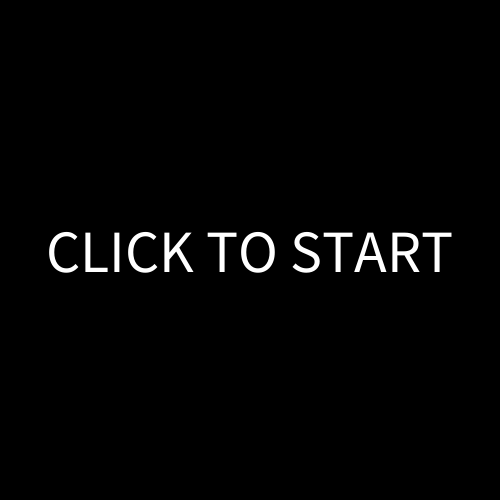
Frame 1 (no input)
Frame 60 (the mouse pressed at the canvas centre just before this capture): identical to frame 1, image omitted
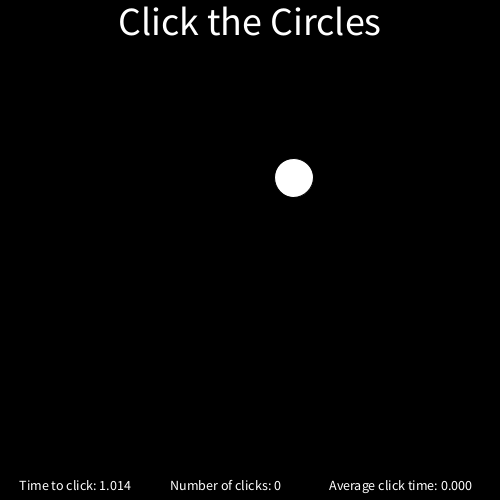
Frame 120 (the mouse held since frame 60 and released just before this capture)

The Processing sketch that drew these frames (run headless with seeded random() and noise(); from frame 60 on, the mouse is pressed at the canvas centre):

// Processing sketch: ClickQuick
// ── ClickQuick.pde
float startTime = 0;
float time = 0;
float avg = 0.0;
float tot = 0.0;
float x = 0.0;
float y = 0.0;
float wh = 0.0;
int n = 1;
boolean started = false;

void setup() {
  size(500, 500);
}

void mousePressed() { 
  // If the game hasn't been started yet, let the first click
  // start it and set the necessary values.
  if (!started) {
    started = true;
    
    startTime = millis();
    
    x = random(100, 400);
    y = random(100, 400);
    wh = random(15, 40);
  }
  
  // To find out if the click is inside of the circle, we first
  // find the distance from the users click to the center of the
  // circle. If the distance from the click to the center is less
  // than the radius of the circle, the click is within the circle.
  float distance = dist(mouseX, mouseY, x, y);
  
  if (distance <= wh / 2) {
    calculateAvg(); // Calculate average click time
    
    startTime = millis(); // Refresh startTime
    x = random(15, 485); // Generate new random x value
    y = random(100, 400); // Generate new random y value
    wh = random(15, 40);  // Generate new circle diameter
  } 
}

void draw() {
  background(0);
  
  if (!started) {
    clickToStart();
  } else {
    title();
    timer();
    numClicks();
    avgTime();
    drawCircle(x, y, wh);
  }
}

void clickToStart() {
  textSize(60);
  textAlign(CENTER, CENTER);
  text("CLICK TO START", 250, 250);
}

void title() {
  textSize(40);
  textAlign(CENTER, 35);
  text("Click the Circles", 250, 35);
}

void timer() {
  time = millis() - startTime;
  float timeSeconds = time / 1000;
  textSize(14);
  text("Time to click: " + nf(timeSeconds, 0, 3), 75, 490);
} 

void numClicks() {
  textSize(14);
  textAlign(CENTER, 490);
  text("Number of clicks: " + (n - 1), 225, 490);
}

void avgTime() {
  textSize(14);
  text("Average click time: " + nf(avg, 0, 3), 400, 490);
}

void calculateAvg() {
  float clickTime = (millis() - startTime) / 1000;
  tot += clickTime;
  avg = tot / n;
  n++;
}

void drawCircle(float _x, float _y, float _wh) {
  ellipse(_x, _y, _wh, _wh);
}
